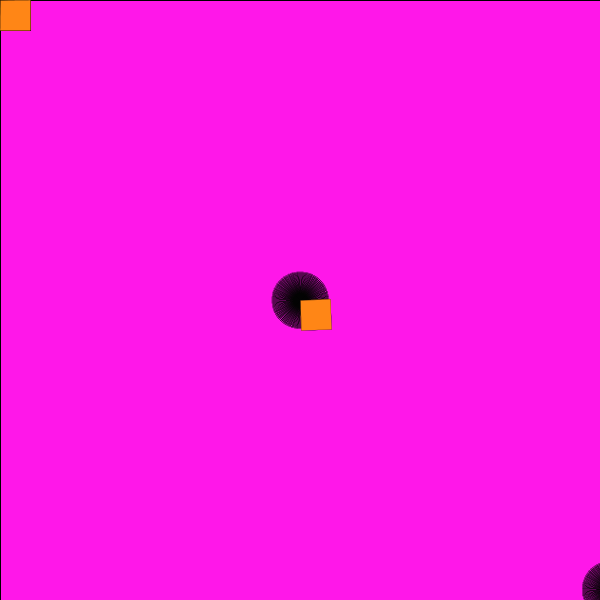
Frame 1 (no input)
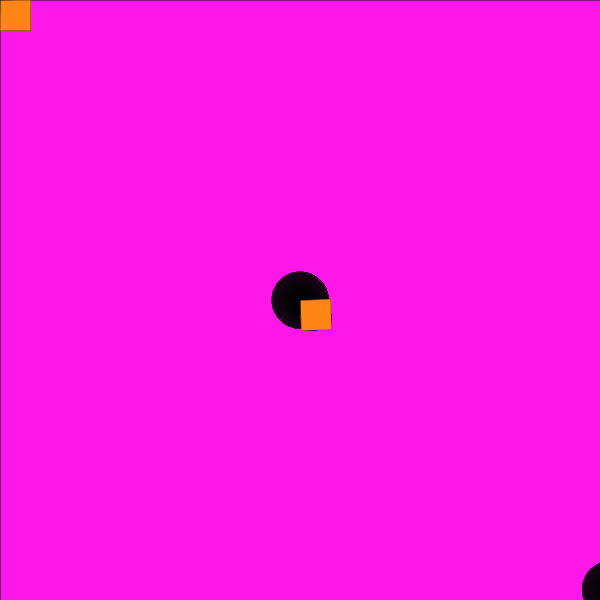
Frame 60 (the mouse pressed at the canvas centre just before this capture)
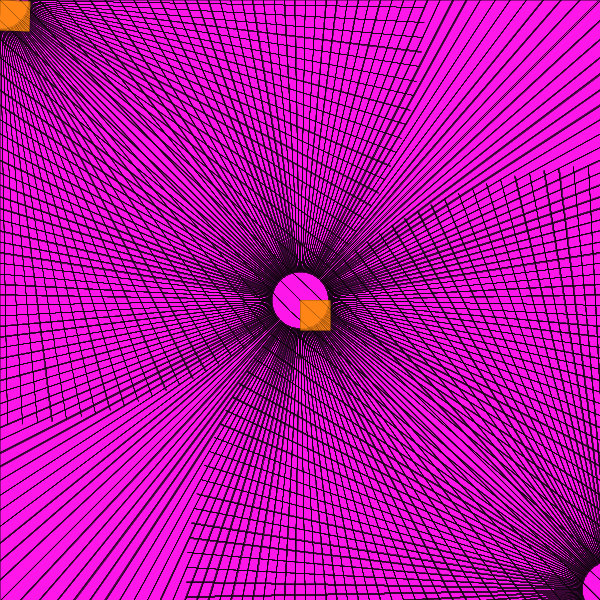
Frame 120 (the mouse held since frame 60 and released just before this capture)

The Processing sketch that drew these frames (run headless with seeded random() and noise(); from frame 60 on, the mouse is pressed at the canvas centre):

// Processing sketch: processing_52453
// ── processing_52453.pde

void setup (){
size(600,600);
background(255, 23, 233);
noCursor();
smooth();
}

void draw()
  {
    fill(255, 23, 233, 50);
    rect(0,0,width,height);
  for(int i = 0 ; i < width; i++)
  //rect (i*10, i*30, 10, 10);
  
  {
   fill(342, 134, 22);
   rect(mouseX,mouseY,30,30);
   translate(300,300);
   for (int j=1; j<360;j++){
     line(mouseX,mouseY, 20,20);
     strokeWeight (.05);
     rotate(radians(2));
  }
  }
} 
